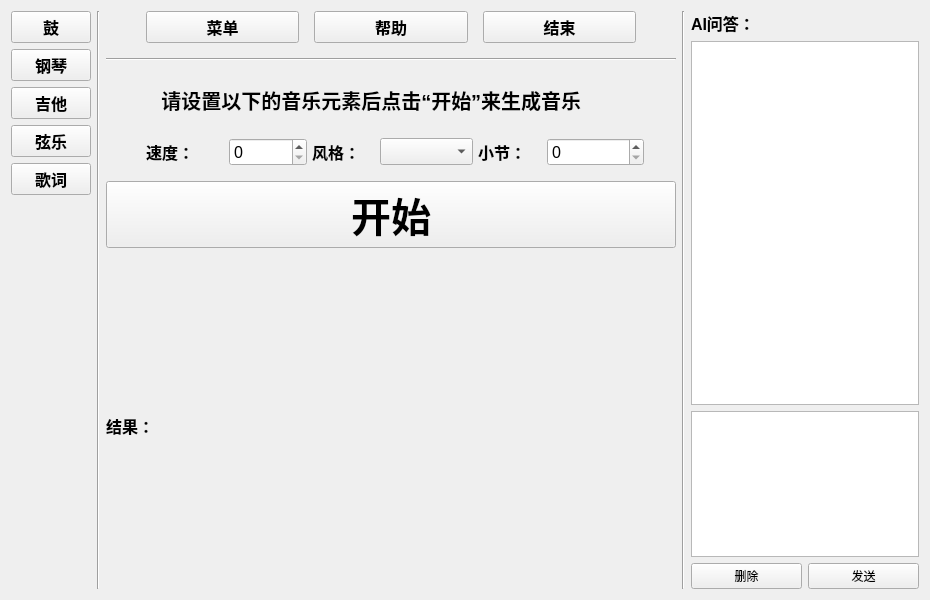
<?xml version="1.0" encoding="UTF-8"?>
<ui version="4.0">
 <class>Form</class>
 <widget class="QWidget" name="Form">
  <property name="geometry">
   <rect>
    <x>0</x>
    <y>0</y>
    <width>930</width>
    <height>600</height>
   </rect>
  </property>
  <property name="minimumSize">
   <size>
    <width>930</width>
    <height>600</height>
   </size>
  </property>
  <property name="maximumSize">
   <size>
    <width>930</width>
    <height>600</height>
   </size>
  </property>
  <property name="windowTitle">
   <string>Form</string>
  </property>
  <layout class="QHBoxLayout" name="horizontalLayout_4" stretch="0,0,5,0,2">
   <item>
    <layout class="QVBoxLayout" name="verticalLayout_2">
     <item>
      <widget class="QPushButton" name="pushButton_drum">
       <property name="font">
        <font>
         <family>Arial</family>
         <pointsize>12</pointsize>
         <weight>75</weight>
         <bold>true</bold>
        </font>
       </property>
       <property name="text">
        <string>鼓</string>
       </property>
      </widget>
     </item>
     <item>
      <widget class="QPushButton" name="pushButton_piano">
       <property name="font">
        <font>
         <family>Arial</family>
         <pointsize>12</pointsize>
         <weight>75</weight>
         <bold>true</bold>
        </font>
       </property>
       <property name="text">
        <string>钢琴</string>
       </property>
      </widget>
     </item>
     <item>
      <widget class="QPushButton" name="pushButton_guitar">
       <property name="font">
        <font>
         <family>Arial</family>
         <pointsize>12</pointsize>
         <weight>75</weight>
         <bold>true</bold>
        </font>
       </property>
       <property name="text">
        <string>吉他</string>
       </property>
      </widget>
     </item>
     <item>
      <widget class="QPushButton" name="pushButton_strings">
       <property name="font">
        <font>
         <family>Arial</family>
         <pointsize>12</pointsize>
         <weight>75</weight>
         <bold>true</bold>
        </font>
       </property>
       <property name="text">
        <string>弦乐</string>
       </property>
      </widget>
     </item>
     <item>
      <widget class="QPushButton" name="pushButton_lyrics">
       <property name="font">
        <font>
         <family>Arial</family>
         <pointsize>12</pointsize>
         <weight>75</weight>
         <bold>true</bold>
        </font>
       </property>
       <property name="text">
        <string>歌词</string>
       </property>
      </widget>
     </item>
     <item>
      <spacer name="verticalSpacer">
       <property name="orientation">
        <enum>Qt::Vertical</enum>
       </property>
       <property name="sizeHint" stdset="0">
        <size>
         <width>20</width>
         <height>40</height>
        </size>
       </property>
      </spacer>
     </item>
    </layout>
   </item>
   <item>
    <widget class="Line" name="line_3">
     <property name="orientation">
      <enum>Qt::Vertical</enum>
     </property>
    </widget>
   </item>
   <item>
    <layout class="QVBoxLayout" name="verticalLayout" stretch="20,1,10,20,30,70">
     <property name="spacing">
      <number>15</number>
     </property>
     <property name="sizeConstraint">
      <enum>QLayout::SetDefaultConstraint</enum>
     </property>
     <item>
      <layout class="QHBoxLayout" name="hbox_tools" stretch="0,2,2,2,0">
       <item>
        <spacer name="horizontalSpacer_4">
         <property name="orientation">
          <enum>Qt::Horizontal</enum>
         </property>
         <property name="sizeHint" stdset="0">
          <size>
           <width>40</width>
           <height>20</height>
          </size>
         </property>
        </spacer>
       </item>
       <item>
        <widget class="QPushButton" name="pushButton_menu">
         <property name="font">
          <font>
           <family>Arial</family>
           <pointsize>12</pointsize>
           <weight>75</weight>
           <bold>true</bold>
          </font>
         </property>
         <property name="text">
          <string>菜单</string>
         </property>
        </widget>
       </item>
       <item>
        <widget class="QPushButton" name="pushButton_help">
         <property name="font">
          <font>
           <family>Arial</family>
           <pointsize>12</pointsize>
           <weight>75</weight>
           <bold>true</bold>
          </font>
         </property>
         <property name="text">
          <string>帮助</string>
         </property>
        </widget>
       </item>
       <item>
        <widget class="QPushButton" name="pushButton_close">
         <property name="font">
          <font>
           <family>Arial</family>
           <pointsize>12</pointsize>
           <weight>75</weight>
           <bold>true</bold>
          </font>
         </property>
         <property name="text">
          <string>结束</string>
         </property>
        </widget>
       </item>
       <item>
        <spacer name="horizontalSpacer">
         <property name="orientation">
          <enum>Qt::Horizontal</enum>
         </property>
         <property name="sizeHint" stdset="0">
          <size>
           <width>40</width>
           <height>20</height>
          </size>
         </property>
        </spacer>
       </item>
      </layout>
     </item>
     <item>
      <widget class="Line" name="line">
       <property name="orientation">
        <enum>Qt::Horizontal</enum>
       </property>
      </widget>
     </item>
     <item>
      <widget class="QLabel" name="label">
       <property name="font">
        <font>
         <family>Arial</family>
         <pointsize>15</pointsize>
         <weight>75</weight>
         <bold>true</bold>
        </font>
       </property>
       <property name="text">
        <string>          请设置以下的音乐元素后点击“开始”来生成音乐</string>
       </property>
      </widget>
     </item>
     <item>
      <layout class="QHBoxLayout" name="hbox_choose" stretch="0,5,5,2,3,1">
       <property name="spacing">
        <number>5</number>
       </property>
       <item>
        <spacer name="horizontalSpacer_3">
         <property name="orientation">
          <enum>Qt::Horizontal</enum>
         </property>
         <property name="sizeHint" stdset="0">
          <size>
           <width>40</width>
           <height>20</height>
          </size>
         </property>
        </spacer>
       </item>
       <item>
        <layout class="QHBoxLayout" name="horizontalLayout">
         <item>
          <widget class="QLabel" name="label_speed">
           <property name="font">
            <font>
             <family>Arial</family>
             <pointsize>12</pointsize>
             <weight>75</weight>
             <bold>true</bold>
            </font>
           </property>
           <property name="text">
            <string>速度：</string>
           </property>
          </widget>
         </item>
         <item>
          <widget class="QSpinBox" name="spinBox_speed">
           <property name="font">
            <font>
             <family>Arial</family>
             <pointsize>12</pointsize>
            </font>
           </property>
          </widget>
         </item>
        </layout>
       </item>
       <item>
        <layout class="QHBoxLayout" name="horizontalLayout_2">
         <item>
          <widget class="QLabel" name="label_style">
           <property name="font">
            <font>
             <family>Arial</family>
             <pointsize>12</pointsize>
             <weight>75</weight>
             <bold>true</bold>
            </font>
           </property>
           <property name="text">
            <string>风格：</string>
           </property>
          </widget>
         </item>
         <item>
          <widget class="QComboBox" name="comboBox_style">
           <property name="font">
            <font>
             <family>Arial</family>
             <pointsize>12</pointsize>
             <weight>75</weight>
             <bold>true</bold>
            </font>
           </property>
          </widget>
         </item>
        </layout>
       </item>
       <item>
        <widget class="QLabel" name="label_section">
         <property name="font">
          <font>
           <family>Arial</family>
           <pointsize>12</pointsize>
           <weight>75</weight>
           <bold>true</bold>
          </font>
         </property>
         <property name="text">
          <string>小节：</string>
         </property>
        </widget>
       </item>
       <item>
        <widget class="QSpinBox" name="spinBox_section">
         <property name="font">
          <font>
           <family>Arial</family>
           <pointsize>12</pointsize>
          </font>
         </property>
        </widget>
       </item>
       <item>
        <spacer name="horizontalSpacer_2">
         <property name="orientation">
          <enum>Qt::Horizontal</enum>
         </property>
         <property name="sizeHint" stdset="0">
          <size>
           <width>40</width>
           <height>20</height>
          </size>
         </property>
        </spacer>
       </item>
      </layout>
     </item>
     <item>
      <widget class="QPushButton" name="pushButton_create">
       <property name="font">
        <font>
         <family>Arial</family>
         <pointsize>30</pointsize>
         <weight>75</weight>
         <bold>true</bold>
        </font>
       </property>
       <property name="styleSheet">
        <string notr="true">QPushBotton{

background-color:green

}</string>
       </property>
       <property name="text">
        <string>开始</string>
       </property>
      </widget>
     </item>
     <item>
      <layout class="QHBoxLayout" name="hbox_result" stretch="1,10">
       <item>
        <widget class="QLabel" name="label_result">
         <property name="font">
          <font>
           <family>Arial</family>
           <pointsize>12</pointsize>
           <weight>75</weight>
           <bold>true</bold>
          </font>
         </property>
         <property name="text">
          <string>结果：</string>
         </property>
        </widget>
       </item>
       <item>
        <widget class="QLabel" name="label_result_container">
         <property name="text">
          <string/>
         </property>
        </widget>
       </item>
      </layout>
     </item>
    </layout>
   </item>
   <item>
    <widget class="Line" name="line_2">
     <property name="orientation">
      <enum>Qt::Vertical</enum>
     </property>
    </widget>
   </item>
   <item>
    <layout class="QVBoxLayout" name="verticalLayout_3" stretch="0,5,2,0">
     <item>
      <widget class="QLabel" name="label_ATtitle">
       <property name="font">
        <font>
         <family>Arial</family>
         <pointsize>12</pointsize>
         <weight>75</weight>
         <bold>true</bold>
        </font>
       </property>
       <property name="text">
        <string>AI问答：</string>
       </property>
      </widget>
     </item>
     <item>
      <widget class="QTextEdit" name="textEdit_AIanswer"/>
     </item>
     <item>
      <widget class="QTextEdit" name="textEdit_user"/>
     </item>
     <item>
      <layout class="QHBoxLayout" name="horizontalLayout_3">
       <item>
        <widget class="QPushButton" name="pushButton_userdel">
         <property name="text">
          <string>删除</string>
         </property>
        </widget>
       </item>
       <item>
        <widget class="QPushButton" name="pushButton_usersend">
         <property name="text">
          <string>发送</string>
         </property>
        </widget>
       </item>
      </layout>
     </item>
    </layout>
   </item>
  </layout>
 </widget>
 <resources/>
 <connections/>
</ui>
